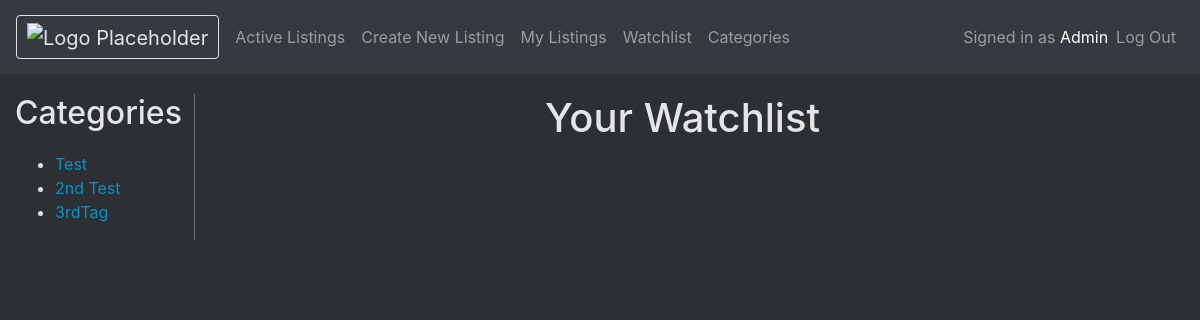
Before: /watchlist (signed in) with the older database file.
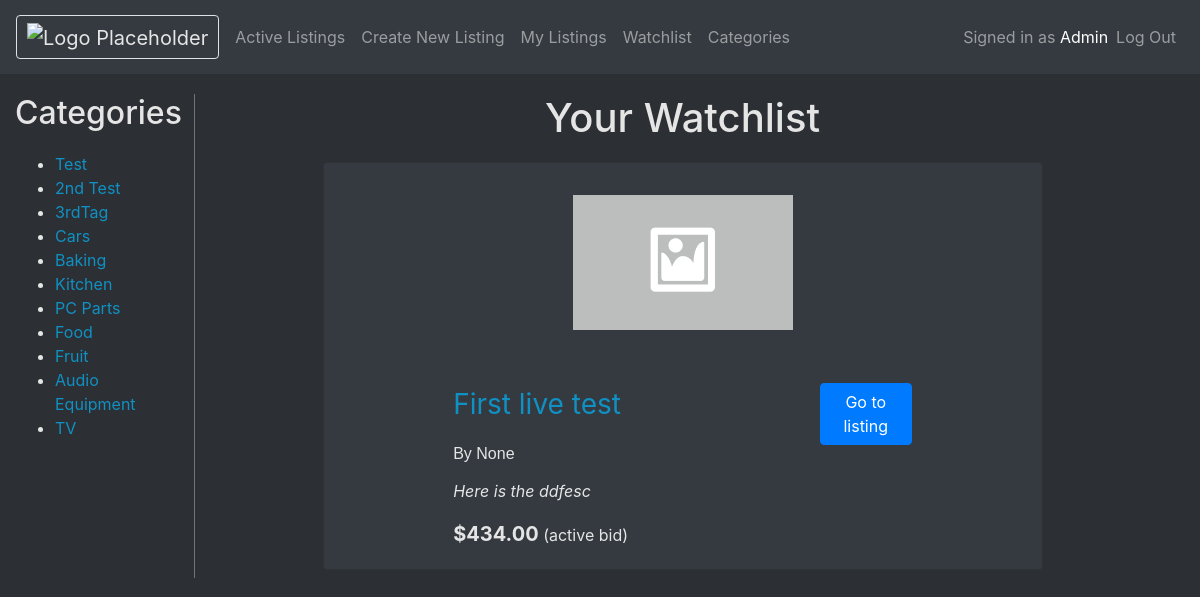
After: the same page with the newer database file.
### auctions/models.py (models this page shows, shortened)
class User(AbstractUser):
    watchlist = models.ManyToManyField("Listing", related_name="watchlisted")
    pass

class Category(models.Model):
    tag = models.CharField(max_length=35)
    def __str__(self):
        return self.tag

class Listing(models.Model):
    creator = models.ForeignKey(User, null=True, blank=True, on_delete=models.CASCADE, related_name="userListings")
    title = models.CharField(max_length=50)
    description = models.TextField(max_length=1000, default="")
    price = models.FloatField(default=0)
    isActive = models.BooleanField(default=True)
    photoUrl = models.URLField(blank=True, null=True)
    highestBid = models.FloatField(blank=True, max_length=11, null=True)
    categories = models.ManyToManyField(Category, related_name="categories")
    def __str__(self):
        return self.title
    def usdBid(self):
        return f"${self.highestBid:,.2f}"

### auctions/views.py (the view)
# urls.py: path("watchlist", views.watchlist, name="watchlist"),
@login_required(login_url='/login')
def watchlist(request):
    watchlisted = request.user.watchlist.all()
    categories = Category.objects.all()
    return render(request, "auctions/watchlist.html", {
        "watchlisted": watchlisted,
        "categories": categories,
        "displayCategory": ""
    })

### auctions/templates/auctions/watchlist.html
{% extends "auctions/layout.html" %}
{% block body %}
<div class="row col">
    <div class="col-2 border-right border-secondary">
        <h2 class="categories-Sidebar">Categories</h2>
        <ul>
            {% for category in categories %}
                <li><a href="{% url 'watchlistCategory' category=category %}"> {{ category }} </a></li>
            {% endfor %}
        </ul>
    </div>
    <main class="col-8 bd-content offset-md-1">
        <h1 class="listing-page-title">Your {{ displayCategory }} Watchlist</h1>
        {% for listing in watchlisted %}
        <div class="container-fluid">
            <div class="card text-white bg-dark mb-2">
                <div class="row justify-content-center">
                    <div class="listing-img-container col-sm-2">
                        {% if listing.photoUrl %}
                        <img class="listing-img card-img-top" src="{{ listing.photoUrl }}" alt="{{ listing }} image">
                        {% else %}
                        {% load static %}
                        <img class="listing-img card-img-top" src="{% static 'auctions/placeholder.png' %}" alt="{{ listing }} image">
                        {% endif %}
                    </div>
                    <div class="card-body col-sm-8">
                        <div class="row">
                            <div class="col-9 justify-content-start">
                                <a class="card-title listing-title" href="{% url 'listing' id=listing.id %}">{{ listing }}</a>
                            </div>
                            <div class="col-3 justify-content-end">
                                <a href="{% url 'listing' id=listing.id %}"  class="btn btn-primary">Go to listing</a>
                            </div>
                        </div>
                    <p style="font: caption;">By {{ listing.creator }}</p>
                    <p class="card-text listing-card-description">{{ listing.description }}</p>
                    {% if listing.isActive %}
                        {% if listing.highestBid %}
                            <p class="card-text"><span class="card-text listing-price">{{ listing.usdBid }}</span> (active bid)</p>
                        {% else %}
                            <p class="card-text"><span class="card-text listing-price">{{ listing.usd }}</span> (starting price)</p>
                        {% endif %}
                    {% else %}
                        <p class="card-text listing-price">This listing has been closed</p>
                    {% endif %}
                    </div>
                </div>
            </div>
        </div>
        {% endfor %}
    </main>
</div>
{% endblock %}

### auctions/templates/auctions/layout.html (shortened to what this page needs)
{% load static %}
<!DOCTYPE html>
<html lang="en">
    <head>
        <link rel="stylesheet" href="https://stackpath.bootstrapcdn.com/bootstrap/4.4.1/css/bootstrap.min.css">
        <link href="{% static 'auctions/styles.css' %}" rel="stylesheet">
    </head>
    <body>
        <nav class="navbar navbar-expand navbar-dark flex-column flex-md-row bd-navbar bg-dark" style="padding-bottom: 15px; padding-top: 15px; margin-bottom: 20px;">
            <a class="navbar-brand mr-0 mr-md-2 border rounded" href="{% url 'index' %}"><img style="margin-left: 10px; margin-right: 10px;" alt="Logo Placeholder"></a>
            <div class="navbar-nav-scroll">
              <ul class="navbar-nav bd-navbar-nav flex-row">
                <li class="nav-item">
                    <a class="nav-link" href="{% url 'index' %}">Active Listings</a>
                </li>
                {% if user.is_authenticated %}
                <li class="nav-item">
                    <a class="nav-link" href="{% url 'createListing' %}">Create New Listing</a>
                </li>
                <li class="nav-item">
                    <a class="nav-link" href="{% url 'userListings' %}">My Listings</a>
                </li>
                <li class="nav-item">
                    <a class="nav-link" href="{% url 'watchlist' %}">Watchlist</a>
                </li>
                <li class="nav-item">
                    <a class="nav-link" href="{% url 'categories' %}">Categories</a>
                </li>
                {% endif %}
              </ul>
            </div>
            <ul class="navbar-nav flex-row ml-md-auto d-none d-md-flex">
                <span class="navbar-text">
                    {% if user.is_authenticated %}
                        Signed in as <a href="{% url 'userListings' %}">{{ user.username }}</a>
                    {% else %}
                        Not signed in.
                    {% endif %}
                </span>
                {% if user.is_authenticated %}
                    <li class="nav-item">
                        <a class="nav-link" href="{% url 'logout' %}">Log Out</a>
                    </li>
                {% endif %}
            </ul>
        </nav>
        {% block body %}
        {% endblock %}
    </body>
</html>

### auctions/static/auctions/styles.css (style rules this page uses)
body { background-color: #2C2F33; color: #e5e5e5; }
* { color: #e5e5e5; }
a { color: #1091c4; }
.listing-img-container { max-height: 200px; max-width: 250px; min-width: 250px; min-height: 200px; }
.listing-img { height: 100%; width: 100%; object-fit: scale-down; }
.listing-card-description { white-space: nowrap; overflow: hidden; text-overflow: ellipsis; max-width: 60%; font-style: italic; }
.categories-Sidebar { text-align: center; margin-bottom: 20px; }
.listing-page-title { text-align: center; margin-bottom: 20px; }
.listing-title { font-size: 28px; }
.listing-price { font-size: 20px; font-weight: bold; }

Changed rows visible on the page:
added Category: tag "Cars"
added Category: tag "Baking"
added Category: tag "Kitchen"
added Category: tag "PC Parts"
added Category: tag "Food"
added Category: tag "Fruit"
added Category: tag "Audio Equipment"
added Category: tag "TV"
now on this page (row unchanged): Listing: title "First live test", creator "None", description "Here is the ddfesc", usdBid "$434.00"
